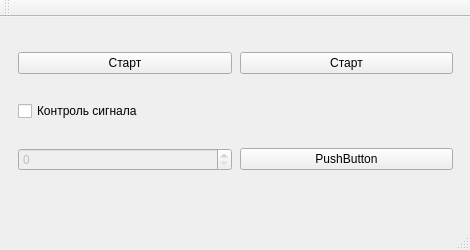
<?xml version="1.0" encoding="UTF-8"?>
<ui version="4.0">
 <class>MainWindow</class>
 <widget class="QMainWindow" name="MainWindow">
  <property name="geometry">
   <rect>
    <x>0</x>
    <y>0</y>
    <width>470</width>
    <height>250</height>
   </rect>
  </property>
  <property name="minimumSize">
   <size>
    <width>470</width>
    <height>250</height>
   </size>
  </property>
  <property name="maximumSize">
   <size>
    <width>470</width>
    <height>250</height>
   </size>
  </property>
  <property name="windowTitle">
   <string>Сервер сети CAN</string>
  </property>
  <widget class="QWidget" name="centralWidget">
   <widget class="QWidget" name="layoutWidget">
    <property name="geometry">
     <rect>
      <x>10</x>
      <y>10</y>
      <width>451</width>
      <height>171</height>
     </rect>
    </property>
    <layout class="QGridLayout" name="gridLayout">
     <property name="leftMargin">
      <number>8</number>
     </property>
     <property name="topMargin">
      <number>4</number>
     </property>
     <property name="rightMargin">
      <number>8</number>
     </property>
     <property name="bottomMargin">
      <number>4</number>
     </property>
     <property name="horizontalSpacing">
      <number>8</number>
     </property>
     <item row="0" column="0">
      <widget class="QPushButton" name="bnStartStopCan0">
       <property name="text">
        <string>Старт</string>
       </property>
      </widget>
     </item>
     <item row="0" column="1">
      <widget class="QPushButton" name="bnStartStopCan1">
       <property name="text">
        <string>Старт</string>
       </property>
      </widget>
     </item>
     <item row="1" column="0">
      <widget class="QCheckBox" name="chbxCheckCanId">
       <property name="text">
        <string>Контроль сигнала</string>
       </property>
      </widget>
     </item>
     <item row="2" column="0">
      <widget class="QSpinBox" name="spbxCheckCanId">
       <property name="enabled">
        <bool>false</bool>
       </property>
       <property name="maximum">
        <number>1000000</number>
       </property>
      </widget>
     </item>
     <item row="2" column="1">
      <widget class="QPushButton" name="pushButton">
       <property name="text">
        <string>PushButton</string>
       </property>
      </widget>
     </item>
    </layout>
   </widget>
  </widget>
  <widget class="QMenuBar" name="menuBar">
   <property name="geometry">
    <rect>
     <x>0</x>
     <y>0</y>
     <width>470</width>
     <height>22</height>
    </rect>
   </property>
  </widget>
  <widget class="QToolBar" name="mainToolBar">
   <attribute name="toolBarArea">
    <enum>TopToolBarArea</enum>
   </attribute>
   <attribute name="toolBarBreak">
    <bool>false</bool>
   </attribute>
  </widget>
  <widget class="QStatusBar" name="statusBar"/>
 </widget>
 <layoutdefault spacing="6" margin="11"/>
 <resources/>
 <connections/>
</ui>
